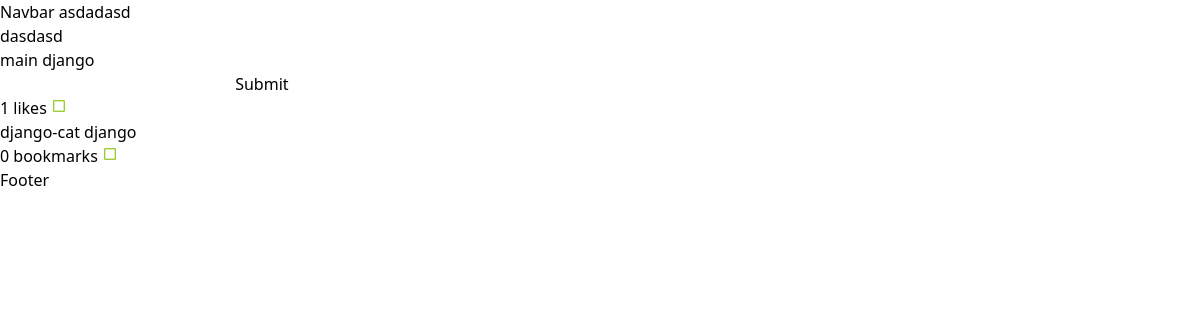
/blog/article/1/asdasdas, run on an earlier commit of the app's database.
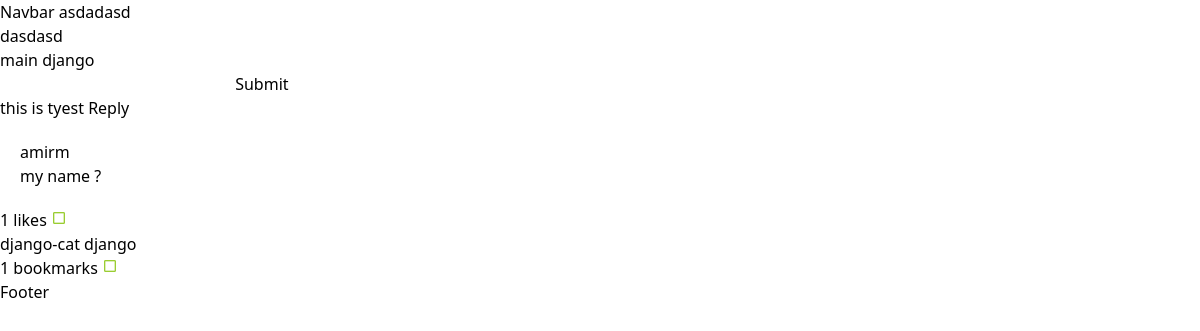
And on a later commit of the database.
### blog/models/article.py (models this page shows, shortened)
class Article(BlogBaseModel):
    STATUS_CHOICES = (
        ('d', 'پیش نویس'),
        ('p', "منتشر شده"),
    )
    author = models.ForeignKey(
        User, blank=True, null=True, on_delete=models.SET_NULL, verbose_name='نویسنده')
    category = models.ManyToManyField(Category, related_name='articles', verbose_name='دسته بندی')
    list = models.ForeignKey(
        List, blank=True, null=True, on_delete=models.SET_NULL, verbose_name='لیست')
    title = models.CharField(max_length=250, verbose_name='عنوان')
    slug = models.SlugField(max_length=250, unique=True, verbose_name='شناسه')
    content = RichTextField(verbose_name='توضحیات')
    preview = models.CharField(max_length=500, default='', verbose_name='پیش نمایش')
    cover = models.ImageField(
        upload_to='media/article/', validators=[validate_cover], verbose_name='عکس')
    likes = models.ManyToManyField(
        User, blank=True, related_name='article_like', verbose_name='لایک ها')
    vpn = models.BooleanField(default=False, verbose_name='آیا نیاز به vpn دارد ؟')
    comments = GenericRelation(Comment, content_type_field='parent_content_type', object_id_field='parent_object_id')
    bookmarks = GenericRelation(Bookmark, content_type_field='parent_content_type', object_id_field='parent_object_id')
    objects = models.Manager()
    active = ActiveManager()
    tags = TaggableManager()
    class Meta:
        ordering = ['-id']
        verbose_name = "مقاله"
        verbose_name_plural = "مقالات"

### core/models.py (models this page shows, shortened)
class CoreBaseModel(models.Model):
    updated = models.DateTimeField(auto_now_add=True)
    created = models.DateTimeField(auto_now=True)
    is_active = models.BooleanField(default=False)
    class Meta:
        abstract = True

class Category(CoreBaseModel, MPTTModel):
    name = models.CharField(max_length=250)
    slug = models.SlugField()
    parent = TreeForeignKey(
        'self',
        blank=True,
        null=True,
        related_name='child',
        on_delete=models.CASCADE
    )
    objects = models.Manager()
    active = ActiveManager()
    class Meta:
        unique_together = ('slug', 'parent',)
        verbose_name = 'دسته بندی'
        verbose_name_plural = 'دسته بندی ها'
    def is_category_active(self):
        if self.is_active:
            return True
        else:
            return False
    is_category_active.boolean = True

class Comment(CoreBaseModel):
    ARTICLE = 'article'
    BOOK = 'book'
    TYPE_CHOICES = (
        (ARTICLE, 'Article'),
        (BOOK, 'Book'),
    )
    user = models.ForeignKey(
        User, on_delete=models.CASCADE, related_name='comments')
    body = models.CharField(max_length=400, default='')
    parent_object_id = models.IntegerField(default=1)
    parent_content_type = models.ForeignKey(
        ContentType,
        on_delete=models.PROTECT,
    )
    parent = GenericForeignKey(
        'parent_content_type',
        'parent_object_id',
    )
    objects = models.Manager()
    active = ActiveManager()
    def is_comment_active(self):
        if self.is_active:
            return True
        else:
            return False
    is_comment_active.boolean = True

class Reply(CoreBaseModel):
    user = models.ForeignKey(
        User, on_delete=models.CASCADE, related_name="replies")
    comment = models.ForeignKey(
        Comment, on_delete=models.CASCADE, related_name="replies")
    body = models.TextField(max_length=400)

### accounts/models.py (models this page shows)
class User(AbstractUser):
    pass

### blog/views.py (the view)
# urls.py: path('article/<int:id>/<str:slug>', views.ArticleDetail.as_view(), name='detail'),
class ArticleDetail(View):
    template_name = 'blog/article_detail.html'
    def get(self, request, id, slug):
        article = get_object_or_404(Article, slug=slug, pk=id)
        return render(request, self.template_name, context={'article': article})

### blog/templates/blog/article_detail.html (shortened to what this page needs)
{% extends 'base.html' %}
{% block content %}
    {{article.title}}
    {{article.content|safe}}
    {% for tag in article.tags.all %}
        {{ tag }}
    {% endfor %}
    <form method="post" hx-post="{% url 'core:comment-create' %}" hx-vals='{"id":{{article.id}}}'>
        <input type="text" name="text">
        <button type="submit">Submit</button>
    </form>
    {% for comment in article.comments.all %}
          <div>
        {{comment.body}}
        <button onclick="replycheck()">Reply</button>
        {% with replies=comment.replies.all %}
            {% for reply in replies %}
                <p class="bg-primary p-3 m-2">{{ reply.user }} <br/> {{ reply.body }}</p>
            {% endfor %}
        {% endwith %}
        </div>
    {% endfor %}
        <div>
            {% include "blog/partials/like.html" %}
        </div>
    {% for cat in article.category.all %}
        {{cat.name}}
    {% endfor %}
        <div>
            {% include "blog/partials/bookmark.html" %}
        </div>
{% endblock content %}

### templates/base.html (shortened to what this page needs)
<!DOCTYPE html>
<html lang="en">
<head>
</head>
<body>
    {% include 'inc/navabr.html' %}
    {% block content %}
    {% endblock content %}
    {% include 'inc/footer.html' %}
    <script src="https://cdn.tailwindcss.com"></script>
</body>
</html>

### templates/inc/navabr.html
Navbar

### blog/templates/blog/partials/like.html
<div class="list-group list-group-horizontal btn-group" id="likesarea" role="group">
    <p>{{ article.likes.count }} likes
        <button hx-post="{% url 'blog:like' article.id %}" id="like-button"
          hx-target="#likesarea" hx-swap="outerHTML">
          {% if request.user in article.likes.all %}
            <i class="material-icons" style="font-size:16px;color:green;">check_box</i>
          {% else %}
          <i class="material-icons" style="font-size:16px;color:yellowgreen;">check_box_outline_blank</i>
          {% endif %}
        </button>
    </p>
</div>

### blog/templates/blog/partials/bookmark.html
<div class="list-group list-group-horizontal btn-group" id="bookmarksarea" role="group">
    <p>{{ article.bookmarks.count }} bookmarks
        <button hx-post="{% url 'core:bookmark-create' article.id %}" id="article-button"
          hx-target="#bookmarksarea" hx-swap="outerHTML">
          {% if request.user in article.bookmarks.all %}
            <i class="material-icons" style="font-size:16px;color:green;">check_box</i>
          {% else %}
          <i class="material-icons" style="font-size:16px;color:yellowgreen;">check_box_outline_blank</i>
          {% endif %}
        </button>
    </p>
</div>

### templates/inc/footer.html
Footer

### blog/templates/blog/article_detail.html (style rules this page uses)
button { background-color: red; border-radius: 4px; padding: 2px; }

What changed in the data, as far as the page shows it:
computed for Article "asdadasd": bookmarks.count "0" → "1"
added Comment: body "this is tyest"
added Reply: user "amirm", body "my name ?"
